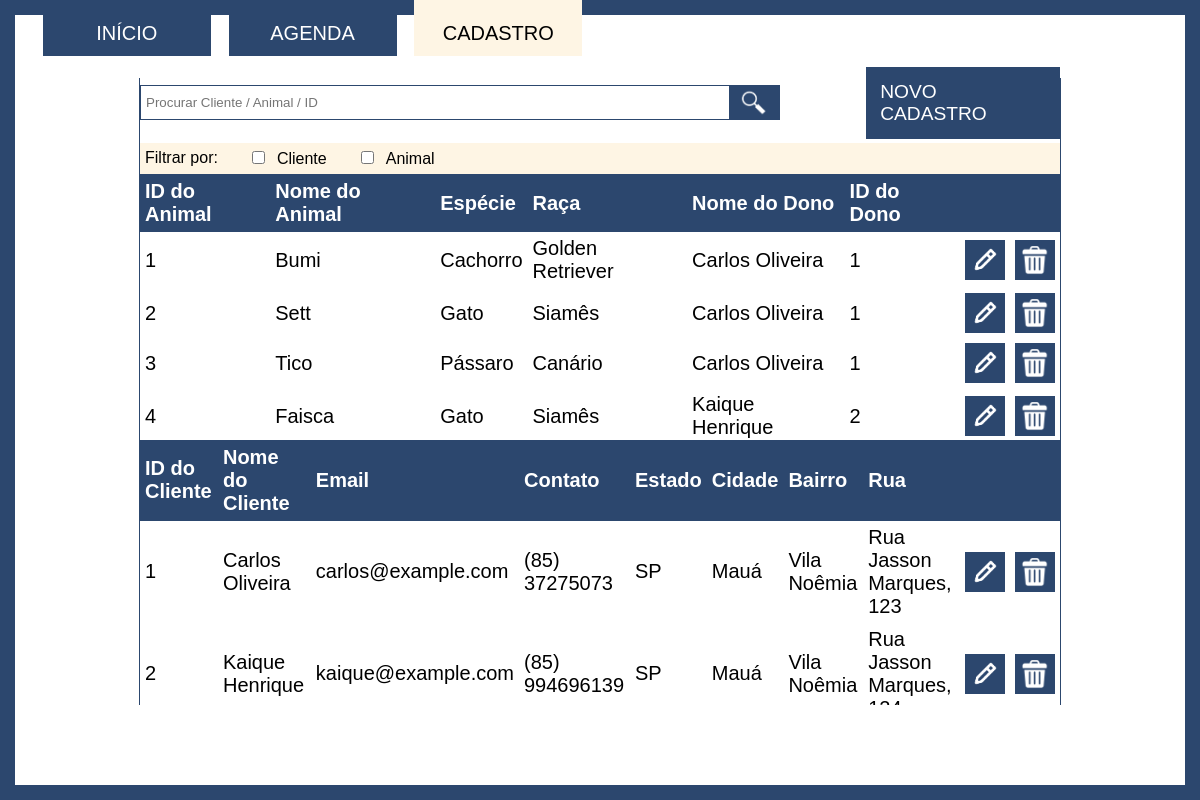
/Index/cadastro.php, run on the app's committed database.
### tables this page shows
create table Animais
(
	idAnimal int auto_increment primary key,
	nome varchar(100) not null,
	especie varchar(50) not null,
	raca varchar(50) not null,
	datanascto date,
	idCliente int not null,
	foreign key (idCliente) references Clientes(idCliente) on delete cascade
);

create table Clientes
(
	idCliente int auto_increment primary key,
	nome varchar (150) not null,
	email varchar (150),
	contato varchar(20) not null,
    enderecoE varchar (2),
    enderecoC varchar (50),
    enderecoB varchar (50),
    enderecoRN varchar (100) 
);

### Index/cadastro.php (the view, shortened to what this page needs)
<!DOCTYPE html>
<html lang="en">
    <head>
        <link rel="stylesheet" href="../Css/cadastro.css">
    </head>
    <body>
        <div class="page">
            <div class="bar">
                <div class="button"><a href="./Inicio.php">INÍCIO</a></div>
                <div class="button"><a href="./Agenda.php">AGENDA</a></div>
                <div class="button selected"><a href="./cadastro.php">CADASTRO</a></div>
            </div>
            <div class="container">
                <div class="gerenciamento-container">
                    <div class="search-container">
                        <form method="post" action="cadastro.php" class="search-items">
                            <input type="text" name="termo_pesquisa" placeholder="Procurar Cliente / Animal / ID">
                            <button type="submit" class="search-btn">
                                <img src="../img/searchWhite.png" alt="Imagem 1" class="imagem-normal">
                            </button>
                        </form>
                        <div class="options-container">
                            <div class= "btnOptionsDiv">
                                <div class="buttonOptions"><a href="./novoCadastro.php">NOVO CADASTRO</a></div>
                            </div>
                        </div>
                    </div>
                    <div class="filtro-Div">
                        <span class="filtro-span filtrarPor">Filtrar por: </span>
                        <div class="cb-div">
                            <input type="checkbox" name="cbCliente" id="cbCliente" class="cb">
                            <span class="filtro-span">Cliente</span>
                        </div>
                        <div class="cb-div">
                            <input type="checkbox" name="cbAnimal" id="cbAnimal" class="cb">
                            <span class="filtro-span">Animal</span>
                        </div>
                    </div>
                    <?php
                        include '../php/conectaBD.php';
                            $termo_pesquisa = "";
                            $sqlAnimais = "SELECT animais.nome AS nome_animal, animais.especie AS animal_especie, animais.raca AS animal_raca, animais.idAnimal AS id_animal, clientes.nome AS nome_dono, clientes.idCliente AS id_dono
                                    FROM animais
                                    JOIN clientes ON animais.idCliente = clientes.idCliente
                                    WHERE animais.nome LIKE '%$termo_pesquisa%'
                                    OR animais.especie LIKE '%$termo_pesquisa%'
                                    OR animais.raca LIKE '%$termo_pesquisa%'
                                    OR animais.idAnimal = '$termo_pesquisa'";
                            $resultAnimais = $conexao->query($sqlAnimais);
                            if ($resultAnimais->num_rows > 0):
                    ?>
                                <div class="table-container" id="tabelaAnimais">
                                    <table>
                                        <thead>
                                            <tr class="table-rows">
                                                <th>ID do Animal</th>
                                                <th>Nome do Animal</th>
                                                <th>Espécie</th>
                                                <th>Raça</th>
                                                <th>Nome do Dono</th>
                                                <th>ID do Dono</th>
                                                <th></th>
                                                <th></th>
                                            </tr>
                                        </thead>
                                        <tbody>
                        <?php
                                            while ($array = $resultAnimais->fetch_assoc()):
                                                $nomeAnimal = $array['nome_animal'];
                        ?>
                                                <tr class="table-rows">
                                                    <td><?php echo $array["id_animal"]; ?></td>
                                                    <td><?php echo $array["nome_animal"]; ?></td>
                                                    <td><?php echo $array["animal_especie"]; ?></td>
                                                    <td><?php echo $array["animal_raca"]; ?></td>
                                                    <td><?php echo $array["nome_dono"]; ?></td>
                                                    <td><?php echo $array["id_dono"]; ?></td>
                                                    <td class="btnTabelacontainer">
                                                        <form method="POST" action="editar.php" class="btn-tabela">
                                                            <button type="submit"><img src="../img/editar.png" alt="editar.png"></button>
                                                        </form>
                                                    </td>
                                                    <td class="btnTabelaContainer">
                                                        <form method="POST" action="../php/deletarAnimal.php" class="btn-tabela form-animal<?php echo $array["id_animal"]; ?>">
                                                        <button type="button" onclick='confirmarAnimal(`<?php echo $nomeAnimal; ?>`, `<?php echo $array["id_animal"]; ?>`)'><img src="../img/lixo.png" alt="lixo.png"></button>
                                                        </form>
                                                    </td>
                                                </tr>
                                            <?php endwhile; ?>
                                        </tbody>
                                    </table>
                                </div>
                    <?php
                            else:
                                echo "Nenhum resultado de Animal encontrado.";
                            endif;
                    ?>
                    <?php
                        include '../php/conectaBD.php';
                        $termo_pesquisa = "";
                        $sqlClientes = "SELECT idCliente as id_cliente, nome as nome_cliente, email as email_cliente, contato as contato_cliente, enderecoE as enderecoE_cliente, enderecoC as enderecoC_cliente, enderecoB as enderecoB_cliente, enderecoRN as enderecoRN_cliente FROM Clientes
                                WHERE idCliente LIKE'%$termo_pesquisa%'
                                OR nome LIKE '%$termo_pesquisa%'
                                OR email = '$termo_pesquisa'
                                OR enderecoE = '$termo_pesquisa'
                                OR enderecoC = '$termo_pesquisa'
                                OR enderecoB = '$termo_pesquisa'
                                ";
                        $resultClientes = $conexao->query($sqlClientes);
                        if ($resultClientes->num_rows > 0):
                    ?>
                            <div class="table-container" id="tabelaClientes">
                                <table>
                                    <thead>
                                        <tr class="table-rows">
                                            <th>ID do Cliente</th>
                                            <th>Nome do Cliente</th>
                                            <th>Email</th>
                                            <th>Contato</th>
                                            <th>Estado</th>
                                            <th>Cidade</th>
                                            <th>Bairro</th>
                                            <th>Rua</th>
                                            <th></th>
                                            <th></th>
                                        </tr>
                                    </thead>
                                    <tbody>
                    <?php
                                        while ($array = $resultClientes->fetch_assoc()):
                                            $nomeCliente= $array['nome_cliente'];
                    ?>
                                            <tr class="table-rows">
                                                <td><?php echo $array["id_cliente"]; ?></td>
                                                <td><?php echo $array["nome_cliente"]; ?></td>
                                                <td><?php echo $array["email_cliente"]; ?></td>
                                                <td><?php echo $array["contato_cliente"]; ?></td>
                                                <td><?php echo $array["enderecoE_cliente"]; ?></td>
                                                <td><?php echo $array["enderecoC_cliente"]; ?></td>
                                                <td><?php echo $array["enderecoB_cliente"]; ?></td>
                                                <td><?php echo $array["enderecoRN_cliente"]; ?></td>
                                                <td class="btnTabelacontainer">
                                                    <form method="POST" action="editar.php" class="btn-tabela">
                                                        <button><img src="../img/editar.png" alt="editar.png"></button>
                                                    </form>
                                                </td>
                                                <td class="btnTabelaContainer">
                                                    <form method="POST" action="../php/deletarCliente.php" class="btn-tabela form-cliente<?php echo $array["id_cliente"]; ?>">
                                                    <button type="button" onclick='confirmarCliente(`<?php echo $nomeCliente; ?>`, `<?php echo $array["id_cliente"]; ?>`)'><img src="../img/lixo.png" alt="lixo.png"></button>
                                                    </form>
                                                </td>
                                            </tr>
                                    </tbody>
                    <?php
                                        endwhile;
                    ?>
                                </table>
                            </div>
                    <?php
                        else:
                            echo "<br>Nenhum resultado de Cliente encontrado.";
                        endif;
                    ?>
                </div>
            </div>
    </body>
</html>

### Css/Cadastro.css (style rules this page uses)
html, body { width: 100%; height: 100%; margin: 0; }
body { display: flex; justify-content: center; align-items: center; flex-direction: column; }
.page { height: 100%; width: 100%; padding: 25px; padding-top: 0; box-sizing: border-box; }
.container { width: 100%; height: 90%; background-color: #ffffff; display: flex; box-sizing: border-box; justify-content: center; }
.bar { height: 10%; width: 50%; display: flex; justify-content: space-evenly; }
.button > a { height: 7vh; width: 14vw; padding-top: 10px; box-sizing: border-box; background-color: #2c476e; display: flex; justify-content: center; align-items: center; text-decoration: none; font-size: 2.5vh; color: #ffffff; font-family: 'Franklin Gothic Medium', 'Arial Narrow', Arial, sans-serif; position: relative; overflow: hidden; z-index: 1; }
.button > a::before { content: ''; position: absolute; top: 0; left: 0; width: 100%; height: 0; background-color: #fef5e4; transition: height 0.5s; z-index: -1; }
.selected>a { background-color: #fef5e4; color: #000000; }
.search-container { height: 8%; display: flex; justify-content:space-evenly ; align-items: center; box-sizing: border-box; margin-bottom: 15px; }
.search-items { font-family: 'Franklin Gothic Medium', 'Arial Narrow', Arial, sans-serif; width: 80%; display: flex; height: 70%; }
.search-items > input { width: 80%; border: 1px solid #2c476e; padding-left: 5px; }
img { height: 100%; width: 30px; position: relative; }
.search-btn { display: flex; justify-content: center; align-items: center; color: #ffffff; border: 1px solid #2c476e; padding: 2px; width: 50px; background-color: #2c476e; border-left: none; }
.filtro-Div { width: 100%; height: 5%; background-color: #fef5e4; display: flex; align-items: center; }
.filtro-span { font-family: 'Franklin Gothic Medium', 'Arial Narrow', Arial, sans-serif; }
.filtro-span { margin-left: 5px }
.cb-div { margin-left: 30px; }
.cb { cursor: pointer; }
.btnOptionsDiv { height: 100%; display: flex; justify-content: center; align-items: center; }
.buttonOptions > a { box-sizing: border-box; background-color: #2c476e; display: flex; justify-content: center; align-items: center; text-decoration: none; font-size: 2.4vh; color: #ffffff; font-family: 'Franklin Gothic Medium', 'Arial Narrow', Arial, sans-serif; position: relative; z-index: 2; padding: 14px; }
.gerenciamento-container { display: flex; flex-direction: column; border-left: 1px solid #2c476e; border-right: 1px solid #2c476e; height: 90%; width: 80%; }
.table-container { flex: 1; overflow: auto; }
table { text-align: left; width: 100%; font-family:Arial, Helvetica, sans-serif; font-size: 2.5vh; border-collapse:collapse; }
table .table-rows { height: 50px; }
td { padding: 5px; }
th { padding: 5px; border-top: 1px solid #2c476e; border-bottom: 1px solid #2c476e; background-color: #2c476e; color: #ffffff; }
thead th { position: sticky; top: 0; z-index: 3; }
.btn-tabela button { background-color: #2c476e; padding: 5px; color: #ffffff; font-family:'Franklin Gothic Medium', 'Arial Narrow', Arial, sans-serif; text-decoration: none; display: flex; justify-content: center; align-items: center; border: none; }
.btnTabelaContainer { height: 35px; width: 35px; }

### data on the page
animais: idAnimal "1", nome "Bumi", especie "Cachorro", raca "Golden Retriever", idCliente.nome "Carlos Oliveira", idCliente.idCliente "1"
animais: idAnimal "2", nome "Sett", especie "Gato", raca "Siamês", idCliente.nome "Carlos Oliveira", idCliente.idCliente "1"
animais: idAnimal "3", nome "Tico", especie "Pássaro", raca "Canário", idCliente.nome "Carlos Oliveira", idCliente.idCliente "1"
animais: idAnimal "4", nome "Faisca", especie "Gato", raca "Siamês", idCliente.nome "Kaique Henrique", idCliente.idCliente "2"
clientes: idCliente "1", nome "Carlos Oliveira", email "carlos@example.com", contato "(85) 37275073", enderecoE "SP", enderecoC "Mauá", enderecoB "Vila Noêmia", enderecoRN "Rua Jasson Marques, 123"
clientes: idCliente "2", nome "Kaique Henrique", email "kaique@example.com", contato "(85) 994696139", enderecoE "SP", enderecoC "Mauá", enderecoB "Vila Noêmia", enderecoRN "Rua Jasson Marques,…"
